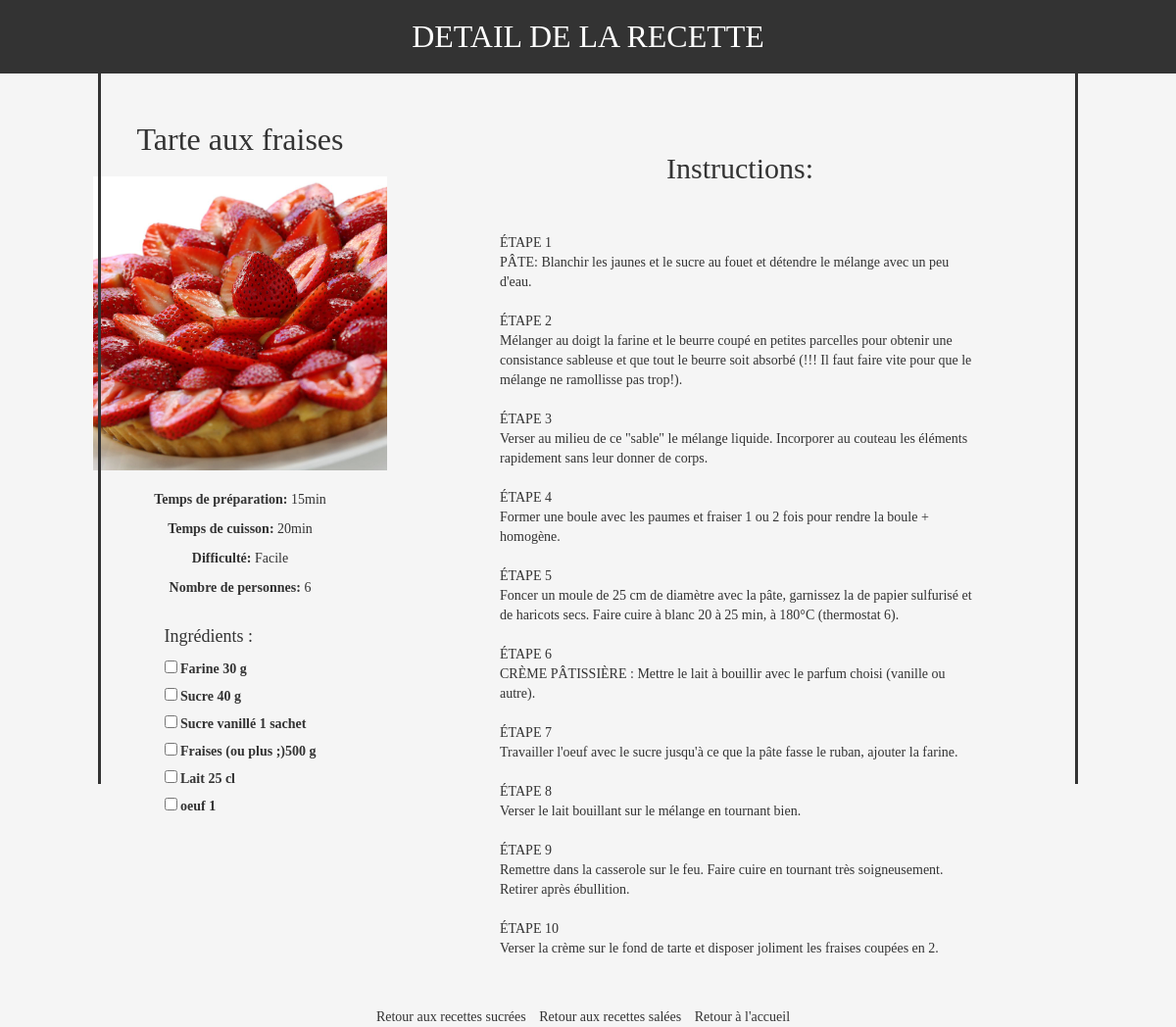
The app's page /recette/3/ with its own data.
### blog/models.py (models this page shows, shortened)
class Recette(models.Model):
    titre = models.CharField(max_length=200)
    temps_cuisson = models.CharField(max_length=100)
    temps_preparation = models.CharField(max_length=100)
    ingredients = models.TextField()
    etapes_preparation = models.TextField()
    categorie = models.ForeignKey(Categorie, on_delete=models.CASCADE)
    difficulte = models.IntegerField(choices=((1, 'Facile'), (2, 'Moyenne'), (3, 'Difficile')))
    nombre_personnes = models.PositiveIntegerField()
    date_creation = models.DateTimeField(default=timezone.now)
    auteur = models.ForeignKey(settings.AUTH_USER_MODEL, on_delete=models.CASCADE)
    image = models.ImageField(upload_to='images/', null=True, blank=True)

### blog/views.py (the view)
# urls.py: path('recette/<int:recette_id>/', views.recette_detail, name='recette_detail'),
def recette_detail(request, recette_id):
    recette = get_object_or_404(Recette, id=recette_id)
    ingredients_list = recette.ingredients.split('\n')
    forms = []
    for ingredient in ingredients_list:
        form_data = {'ingredient': ingredient}
        form = IngredientForm(form_data)
        forms.append(form)
    context = {
        'recette': recette,
        'forms': forms
    }
    return render(request, 'blog/recette_detail.html', context)

### blog/templates/blog/recette_detail.html (shortened to what this page needs)
<!DOCTYPE html>
{% load static %}
<html>
<head>
    <link rel="stylesheet" href="//maxcdn.bootstrapcdn.com/bootstrap/3.2.0/css/bootstrap.min.css">
    <link rel="stylesheet" href="//maxcdn.bootstrapcdn.com/bootstrap/3.2.0/css/bootstrap-theme.min.css">
    <link rel="stylesheet" href="{% static 'css/styles_recette_detail.css' %}">
</head>
<body>
    <header>
        <h1>DETAIL DE LA RECETTE</h1>
    </header>
    <div class="left-bar"></div>
    <div class="right-bar"></div>
    <div class="recette-info">
        <div class="recette-detail">
            <h1>{{ recette.titre }}</h1>
            <img src="{{ recette.image.url }}" alt="{{ recette.titre }}">
            <div class="info">
                <p><strong>Temps de préparation:</strong> {{ recette.temps_preparation }}</p>
                <p><strong>Temps de cuisson:</strong> {{ recette.temps_cuisson }}</p>
                <p><strong>Difficulté:</strong>
                    {% if recette.difficulte == 1 %}
                        Facile
                    {% elif recette.difficulte == 2 %}
                        Moyenne
                    {% elif recette.difficulte == 3 %}
                        Difficile
                    {% else %}
                        Inconnue
                    {% endif %}
                </p>
                <p><strong>Nombre de personnes:</strong> {{ recette.nombre_personnes }}</p>
            </div>
            <div class="ingredients">
                <h3>Ingrédients :</h3>
                <form method="post">
                    {% for form in forms %}
                        <div class="ingredient">
                            <input type="checkbox" {% if form.checked.value %}checked{% endif %}>
                            <label>{{ form.ingredient.value }}</label>
                        </div>
                    {% endfor %}
                </form>
            </div>
        </div>
        <div class="instructions">
            <h2>Instructions:</h2>
            <p>{{ recette.etapes_preparation|linebreaksbr }}</p>
        </div>
    </div>
    <div class="retour">
        <a href="{% url 'recettes_sucrees' %}">Retour aux recettes sucrées</a>
        <a href="{% url 'recettes_salees' %}">Retour aux recettes salées</a>
        <a href="{% url 'accueil' %}">Retour à l'accueil</a>
    </div>
</body>
</html>

### blog/static/css/styles_recette_detail.css (style rules this page uses)
body { font-family: 'Lobster', cursive; background-color: #f5f5f5; margin: 0; padding: 0; }
.left-bar { background-color: #333; width: 3px; height: 100vh; position: fixed; top: 0; left: 100px; }
.right-bar { background-color: #333; width: 3px; height: 100vh; position: fixed; top: 0; right: 100px; }
header { background-color: #333; color: #fff; text-align: center; padding: 20px; }
h1 { font-size: 32px; margin: 0; }
.recette-detail { display: flex; flex-direction: column; align-items: center; margin-top: 50px; }
.recette-detail h1 { margin-bottom: 20px; }
.recette-detail img { width: 300px; height: 300px; object-fit: cover; margin-bottom: 20px; }
.info { text-align: center; margin-bottom: 20px; }
.info p { margin: 0; margin-bottom: 10px; }
.ingredients { text-align: left; margin-bottom: 20px; }
.ingredients h3 { font-family: cursive; font-size: 18px; margin: 0; margin-bottom: 10px; }
.instructions { text-align:left; margin-bottom: 20px; margin-top: 80px; margin-right: 200px; }
.instructions h2 { text-align: center; margin: 0; margin-bottom: 50px; }
.retour { margin-top: 20px; text-align: center ; }
.retour a { margin-right: 10px; color: #333; text-decoration: none; }
.recette-info { display: flex; justify-content: space-between; }
.recette-info .recette-detail { flex-basis: 50%; margin-right: 20px; }
.recette-info .instructions { flex-basis: 50%; }

### records on screen
Recette: titre "Tarte aux fraises", image (picture), temps_preparation "15min", temps_cuisson "20min", nombre_personnes "6", etapes_preparation "ÉTAPE 1 PÂTE: Blanchir les jaunes et le sucre au fouet et détendre le mélange avec un peu d'eau. ÉTAPE 2 Mélanger au doigt la farine et le beurre coupé en petites parcelles pour obtenir une consistance sableuse et que tout le beurre soit absorbé (!!! Il faut faire vite pour que le mélange ne ramollisse pas trop!). ÉTAPE 3 Verser au milieu de ce \"sable\" le mélange liquide. Incorporer au couteau les éléments rapidement sans leur donner de corps. ÉTAPE 4 Former une boule avec les paumes et fraiser 1 ou 2 fois pour rendre la boule + homogène. ÉTAPE 5 Foncer un moule de 25 cm de diamètre avec la pâte, garnissez la de papier sulfurisé et de haricots secs. Faire cuire à blanc 20 à 25 min, à 180°C…"
